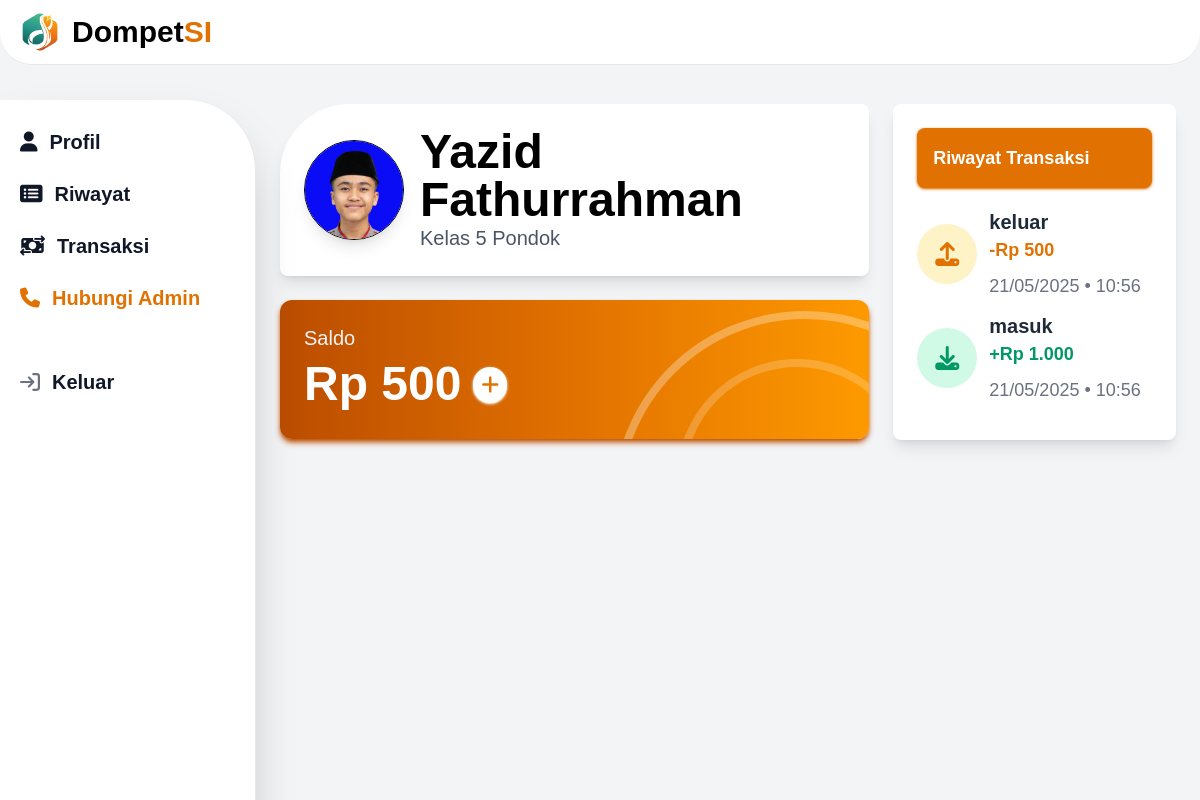
/dist/parent/profil.php (signed in), run on the app's committed database.
### tables this page shows
CREATE TABLE `santri` (
  `id` int(11) NOT NULL,
  `nis` varchar(255) NOT NULL,
  `nama` varchar(255) DEFAULT NULL,
  `kelas` varchar(255) DEFAULT NULL,
  `tgl_lahir` varchar(255) DEFAULT NULL,
  `kampus` varchar(255) DEFAULT NULL,
  `password` varchar(255) DEFAULT NULL,
  `foto` varchar(255) DEFAULT NULL
);

CREATE TABLE `riwayat` (
  `id` int(11) NOT NULL,
  `santri_id` int(11) NOT NULL,
  `jumlah` int(11) NOT NULL,
  `tipe` enum('masuk','keluar') NOT NULL,
  `keterangan` varchar(255) DEFAULT NULL,
  `tanggal` datetime DEFAULT current_timestamp()
);

### dist/Parent/Profil.php (the view, shortened to what this page needs)
<?php
include '../../php/conn.php';
$santri_id = (int) $_SESSION['santri_id'];
$stmt = $conn->prepare("
    SELECT
      s.nis,
      s.nama,
      s.kelas,
      s.tgl_lahir,
      s.kampus,
      s.foto,
      COALESCE(sd.total_saldo, 0) AS total_saldo
    FROM santri AS s
    LEFT JOIN saldo AS sd
      ON sd.santri_id = s.id
    WHERE s.id = ?
    LIMIT 1
");
$stmt->bind_param('i', $santri_id);
$stmt->execute();
$profil = $stmt->get_result()->fetch_assoc();
$stmt2 = $conn->prepare("
    SELECT id, jumlah, tipe, keterangan, tanggal
    FROM riwayat
    WHERE santri_id = ?
    ORDER BY tanggal DESC
    LIMIT 2
");
$stmt2->bind_param('i', $santri_id);
$stmt2->execute();
$riwayat = $stmt2->get_result();
$riwayatList = [];
while ($row = $riwayat->fetch_assoc()) {
    $riwayatList[] = $row;
}
?>
<!DOCTYPE html>
<html>
  <head>
    <link rel="stylesheet" href="https://cdnjs.cloudflare.com/ajax/libs/font-awesome/6.5.1/css/all.min.css" />
    <link href="/src/output.css" rel="stylesheet" />
  </head>
  <body class="bg-gray-100 lg:overflow-hidden">
    <?php require_once('../../php/sidebar-parent.php'); ?>
    <div class="flex-1 p-6 lg:ml-64">
      <div class="grid grid-cols-1 lg:grid-cols-3 gap-6 lg:mt-20">
        <div class="lg:col-span-2 flex flex-col gap-6">
          <div class="relative lg:bg-white p-6 lg:shadow-lg rounded-lg rounded-tl-5xl items-center h-30 lg:h-auto hidden lg:flex">
            <img
              src="../../php/foto/<?= htmlspecialchars($profil['foto'])?>"
              alt="Foto Orang"
              class="w-25 h-auto rounded-full mr-4 shadow-lg border"
            />
            <div>
              <h3 class="text-2xl lg:text-5xl font-bold"><?= htmlspecialchars($profil['nama'])?></h3>
              <p class="text-lg lg:text-xl text-gray-600">Kelas <?= htmlspecialchars($profil['kelas'])?> Pondok</p>
            </div>
          </div>
          <div class="p-6 shadow-lg lg:shadow-md shadow-amber-700 rounded-3xl lg:rounded-xl flex flex-col justify-center relative overflow-hidden bg-gradient-to-r from-amber-700 via-amber-600 to-amber-500">
            <div class="absolute -bottom-12 lg:-bottom-64 -right-8 lg:-right-32 w-32 lg:w-96 h-32 lg:h-96 border-8 border-white rounded-full opacity-30"></div>
            <div class="absolute -bottom-20 lg:-bottom-40 -right-16 lg:-right-12 w-48 lg:w-60 h-48 lg:h-60 border-8 border-white rounded-full opacity-20"></div>
            <p class="text-xl text-gray-100 p-0">Saldo</p>
            <h3 class="text-3xl lg:text-5xl font-bold flex items-center text-white">
              Rp <?= htmlspecialchars(number_format($profil['total_saldo'], 0, ',', '.')) ?>
              <a href="/dist/Parent/transaksi.php" class="ms-3">
                <i class="fa-solid fa-plus bg-white text-lg lg:text-xl p-2 mb-2 lg:mb-3 rounded-full text-amber-600 shadow-sm shadow-white"></i>
              </a>
            </h3>
          </div>
        </div>
        <div class="lg:bg-white lg:p-6 lg:shadow-lg rounded-lg lg:col-span-1 mt-8 lg:mt-0">
          <div class="flex items-center justify-between mb-2 lg:mb-5 lg:block">
            <h4 class="text-lg font-bold lg:font-bold lg:p-4 lg:bg-amber-600 text-black lg:text-white py-1 rounded-lg lg:shadow-sm lg:shadow-amber-600">Riwayat Transaksi</h4>
          </div>
          <?php if (empty($riwayatList)): ?>
  <p class="text-center text-gray-500 mt-6">Belum ada riwayat transaksi.</p>
<?php else: ?>
  <?php foreach ($riwayatList as $trx): ?>
    <?php
      $isIn   = strtolower($trx['tipe']) === 'masuk' || strtolower($trx['tipe']) === 'pemasukan';
      $iconBg = $isIn ? 'bg-emerald-100' : 'bg-amber-100';
      $iconCl = $isIn ? 'fa-download text-emerald-600' : 'fa-upload text-amber-600';
      $txtCl  = $isIn ? 'text-emerald-600' : 'text-amber-600';
      $sign   = $isIn ? '+' : '-';
      $jumlah = 'Rp ' . number_format($trx['jumlah'], 0, ',', '.');
      $waktu  = date('d/m/Y • H:i', strtotime($trx['tanggal']));
    ?>
    <div class="flex items-center mb-3">
      <div class="w-15 h-15 flex items-center justify-center rounded-full <?= $iconBg ?>">
        <i class="fa-solid <?= $iconCl ?> text-2xl"></i>
      </div>
      <div class="flex-1 ml-3 mt-5 lg:mt-0">
        <h3 class="text-lg lg:text-xl font-bold text-gray-800">
          <?= htmlspecialchars($trx['tipe'], ENT_QUOTES) ?>
        </h3>
        <h3 class="text-lg font-semibold <?= $txtCl ?> mb-2">
          <?= $sign . $jumlah ?>
        </h3>
        <p class="text-lg text-gray-500"><?= $waktu ?></p>
      </div>
    </div>
  <?php endforeach; ?>
<?php endif; ?>
        </div>
      </div>
    </div>
  </body>
</html>

### data on the page
santri: foto (picture), nama "Yazid Fathurrahman", kelas "5"
riwayat: tipe "keluar", tipe "-", jumlah "Rp 500", tanggal "21/05/2025 • 10:56"
riwayat: tipe "masuk", tipe "+", jumlah "Rp 1.000", tanggal "21/05/2025 • 10:56"

### other printed values
$profil['total_saldo'] "500"
